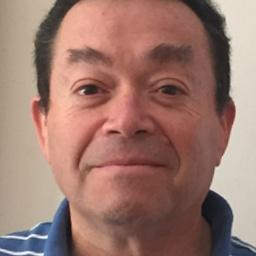
#> input picture codigo/FaceMask166/FM000012_02.jpg, 256 x 256 px; its folder holds only this picture in this run
$ jupyter execute --allow-errors experiments_cristobal.ipynb   (older library calls are emulated)
#> lines starting #> are read from the running program, lines starting #| are printed output that depends on the picture
# Extracción de features

[cell 1]
# Librerías externas
import os
import numpy as np
import cv2
import time

from skimage.feature import hog


def extract_color_features(colored_img):
    hog_image = hog(colored_img, pixels_per_cell=(8, 8),
                     cells_per_block=(4, 4), transform_sqrt=True, visualize=False, multichannel=True)
    return hog_image.flatten()

t1 = time.time()
print("Extracción de features ------------------------------------------------")

print("Extrayendo features de training...")

# Los cropped son considerando la imagen con y de 0:128, y x de 32:-32.
# Los no cropped son considerando la imagen con y de 0:128.
X_train = []
X_train_cropped = []
X_val = []
X_val_cropped = []
X_test = []
X_test_cropped = []
d_train = []
d_val = []
d_test = []

# Leemos las imagenes de training
directory = "FaceMask166"
for filename in os.listdir(directory):
    if filename.startswith("."):
        continue

    # Obtenemos la clasificación
    classification = int(filename[5:8])

    # obtenemos el nombre del archivo
    filename_path = directory + '/' + filename
    number = int(filename_path[-5])

    # Obtenemos las imagen
    img_colored = cv2.imread(filename_path)
#> img_colored is the input picture: shape (256, 256, 3); mean B, G, R 109.7, 119.9, 155.7
    img_colored = img_colored[0:128, :]
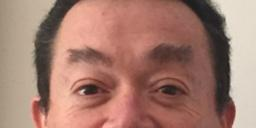
#> img_colored: shape (128, 256, 3); mean B, G, R 111.2, 123.9, 164.1

    # Obtenemos la imagen recortada también
    img_colored_cropped = img_colored[:, 32:-32]
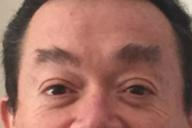
#> img_colored_cropped: shape (128, 192, 3); mean B, G, R 95.3, 107, 155.7

    # Obtenemos la imagen flipped
    img_colored_flipped = cv2.imread(filename_path)
    img_colored_flipped = img_colored_flipped[0:128, :]
    img_colored_flipped = cv2.flip(img_colored_flipped, 1)
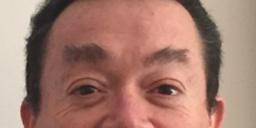
#> img_colored_flipped: shape (128, 256, 3); mean B, G, R 111.2, 123.9, 164.1

    # Obtenemos la imagen flipped recortada también
    img_colored_flipped_cropped = img_colored_flipped[:, 32:-32]
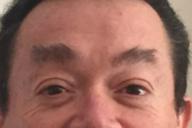
#> img_colored_flipped_cropped: shape (128, 192, 3); mean B, G, R 95.3, 107, 155.7

    # Obtenemos las features para no cropped
    features = extract_color_features(img_colored)
    features_flipped = extract_color_features(img_colored_flipped)

    # Obtenemos las features para cropped
    features_cropped = extract_color_features(img_colored_cropped)
    features_flipped_cropped = extract_color_features(img_colored_flipped_cropped)

    # Las guardamos
    if number in {1, 2, 3}:
        X_train.append(np.array(features))
        X_train.append(np.array(features_flipped))
        X_train_cropped.append(np.array(features_cropped))
        X_train_cropped.append(np.array(features_flipped_cropped))

        d_train.append(classification)
        d_train.append(classification)
    elif number == 4:
        X_val.append(np.array(features))
        X_val_cropped.append(np.array(features_cropped))
        d_val.append(classification)
    elif number in {5, 6}:
        X_test.append(np.array(features))
        X_test_cropped.append(np.array(features_cropped))
        d_test.append(classification)

# Convertimos los datos a arrays
X_train = np.array([np.array(xi) for xi in X_train])
X_test = np.array([np.array(xi) for xi in X_test])
X_val = np.array([np.array(xi) for xi in X_val])
X_train_cropped = np.array([np.array(xi) for xi in X_train_cropped])
X_test_cropped = np.array([np.array(xi) for xi in X_test_cropped])
X_val_cropped = np.array([np.array(xi) for xi in X_val_cropped])
d_train = np.array(d_train).astype(int)
d_test = np.array(d_test).astype(int)
d_val = np.array(d_val).astype(int)

print(f"Extracción realizada en {time.time() - t1} segundos.")

$ run again, on codigo/FaceMask166/FM000016_04.jpg
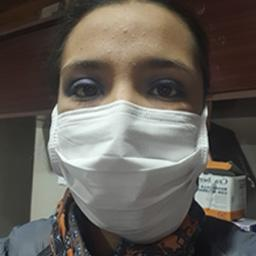
#> input picture codigo/FaceMask166/FM000016_04.jpg, 256 x 256 px
#> img_colored is the input picture: shape (256, 256, 3); mean B, G, R 86.6, 93.2, 98.2
#> img_colored: shape (128, 256, 3)
#> `img_colored_flipped = cv2.flip(img_colored_flipped, 1)`:
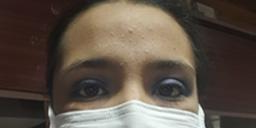
#> img_colored_flipped: shape (128, 256, 3); mean B, G, R 72.6, 82.7, 94
#> `img_colored_flipped_cropped = img_colored_flipped[:, 32:-32]`:
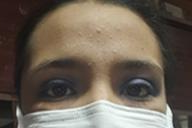
#> img_colored_flipped_cropped: shape (128, 192, 3); mean B, G, R 86.5, 98.6, 109

$ run again, on codigo/FaceMask166/FM000019_05.jpg
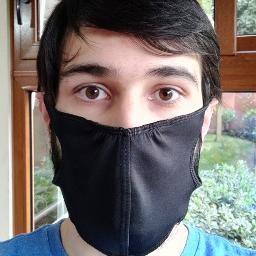
#> input picture codigo/FaceMask166/FM000019_05.jpg, 256 x 256 px
#> img_colored is the input picture: shape (256, 256, 3); mean B, G, R 108.1, 110.5, 116.1
#> img_colored: shape (128, 256, 3)
#> `img_colored_flipped = cv2.flip(img_colored_flipped, 1)`:
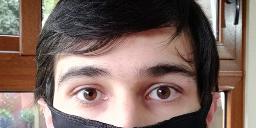
#> img_colored_flipped: shape (128, 256, 3); mean B, G, R 100.1, 107.1, 128
#> `img_colored_flipped_cropped = img_colored_flipped[:, 32:-32]`:
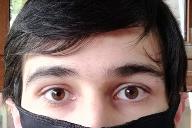
#> img_colored_flipped_cropped: shape (128, 192, 3); mean B, G, R 98.8, 102.8, 122.5

$ run again, on codigo/FaceMask166/FM000020_01.jpg
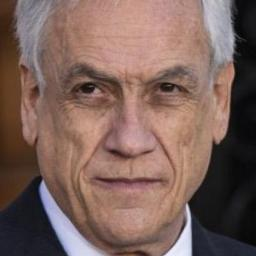
#> input picture codigo/FaceMask166/FM000020_01.jpg, 256 x 256 px
#> img_colored is the input picture: shape (256, 256, 3); mean B, G, R 90.5, 98, 124.2
#> img_colored: shape (128, 256, 3)
#> `img_colored_flipped = cv2.flip(img_colored_flipped, 1)`:
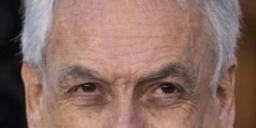
#> img_colored_flipped: shape (128, 256, 3); mean B, G, R 100.2, 109.8, 139.9
#> `img_colored_flipped_cropped = img_colored_flipped[:, 32:-32]`:
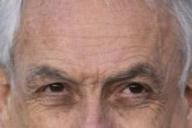
#> img_colored_flipped_cropped: shape (128, 192, 3); mean B, G, R 114.4, 125.1, 159.8

$ run again, on codigo/FaceMask166/FM000015_02.jpg
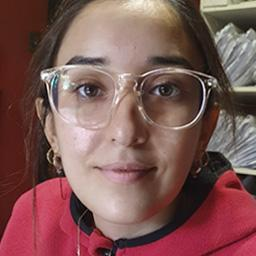
#> input picture codigo/FaceMask166/FM000015_02.jpg, 256 x 256 px
#> img_colored is the input picture: shape (256, 256, 3); mean B, G, R 85.2, 88.1, 126.7
#> img_colored: shape (128, 256, 3)
#> `img_colored_flipped_cropped = img_colored_flipped[:, 32:-32]`:
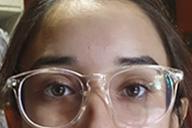
#> img_colored_flipped_cropped: shape (128, 192, 3); mean B, G, R 96.1, 106.2, 126.6
